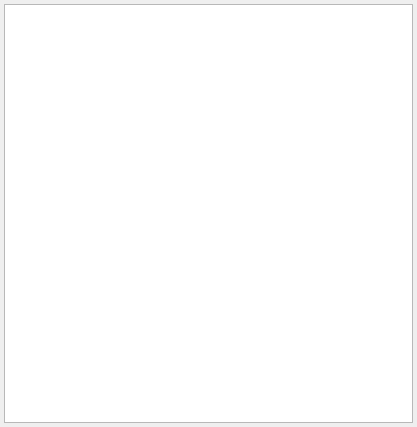
<ui version="4.0" >
 <class>BanksChannelWidgetForm</class>
 <widget class="QWidget" name="BanksChannelWidgetForm" >
  <property name="geometry" >
   <rect>
    <x>0</x>
    <y>0</y>
    <width>417</width>
    <height>427</height>
   </rect>
  </property>
  <property name="windowTitle" >
   <string>Form</string>
  </property>
  <layout class="QVBoxLayout" >
   <property name="margin" >
    <number>4</number>
   </property>
   <property name="spacing" >
    <number>6</number>
   </property>
   <item>
    <widget class="QTableWidget" name="tableWidget" >
     <property name="selectionMode" >
      <enum>QAbstractItemView::SingleSelection</enum>
     </property>
     <property name="selectionBehavior" >
      <enum>QAbstractItemView::SelectRows</enum>
     </property>
     <property name="gridStyle" >
      <enum>Qt::SolidLine</enum>
     </property>
    </widget>
   </item>
  </layout>
 </widget>
 <resources/>
 <connections/>
</ui>
